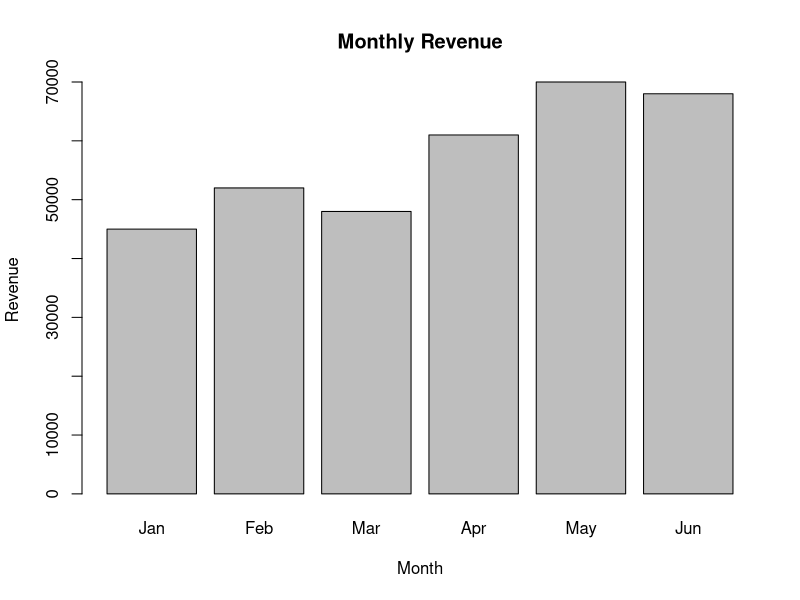

This chart was generated by the following R code:
sales<-data.frame(Month=c("Jan","Feb","Mar","Apr","May","Jun"),Revenue=c(45000,52000,48000,61000,70000,68000)); cat("Total:",sum(sales$Revenue),"\nAverage:",mean(sales$Revenue),"\nBest Month:",sales$Month[which.max(sales$Revenue)],"\n"); barplot(sales$Revenue,names.arg=sales$Month,main="Monthly Revenue",xlab="Month",ylab="Revenue")
